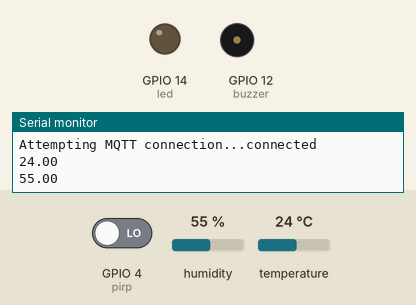
Bench run of a sketch on a simulated ESP8266 (NodeMCU). Shown: output pins drawn as LEDs (lit = HIGH), buzzer (waves = sounding, pin HIGH), the last lines printed to the serial monitor. The inputs (shaded band) are chosen by the test bench; at power-on: GPIO 4 (pirp) LOW, humidity 55 %, temperature 24 °C. WiFi joins after 1.5 s; servers stay silent unless stated; random numbers use the default seed unless the sketch sets one; no MQTT or app messages arrive unless stated.

Above: at 2.7 s.
2.8 s: GPIO 4 (pirp) driven HIGH
At 4.7 s:
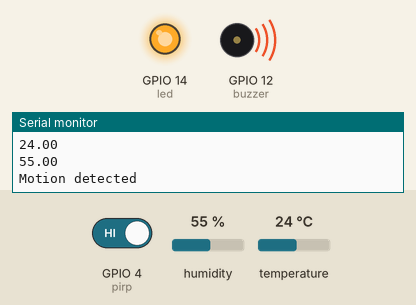
5.6 s: GPIO 4 (pirp) driven LOW
At 7.1 s:
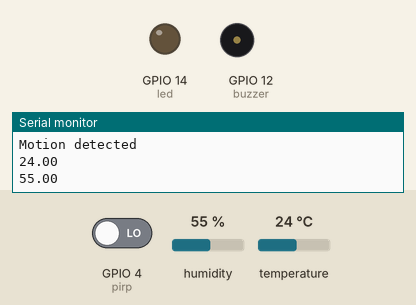
Timing chart, 0 to 8.6 s (numbered marks = the images above; inputs shaded):
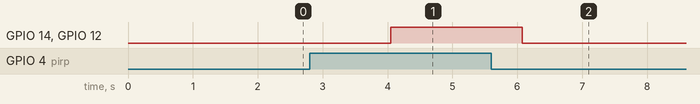

Measured:
- after the input at 2.8 s, GPIO 14 (led), GPIO 12 (buzzer): LOW → HIGH after 1.3 s
- after the input at 5.6 s, GPIO 14 (led), GPIO 12 (buzzer): HIGH → LOW after 0.48 s

The sketch:

node_sens_tx_test.ino
```cpp
#include <ESP8266WiFi.h>
#include <PubSubClient.h>
#include <String.h>
#include <dht.h>
dht DHT;

#define dhtp 5// dht11 pin - nodemcu 1
int pirp=4; // output of pir sensor- nodemcu 2
int led=14; // led pin
int buzzer=12;// buzzer pin

// Update these with values suitable for your network.
const char* ssid = "vamsi1";
const char* password = "12345678";
const char* mqtt_server = "192.168.0.50";

WiFiClient espClient;
PubSubClient client(espClient);
long lastMsg = 0;
char msg[50];
char msg2[50];
////////////////////////////////////////////////////////////////////////////////


void setup_wifi()

{

  delay(10);
  // We start by connecting to a WiFi network
  Serial.println();
  Serial.print("Connecting to ");
  Serial.println(ssid);

  WiFi.begin(ssid, password);

  while (WiFi.status() != WL_CONNECTED) {
    delay(500);
    Serial.print(".");
  }

  randomSeed(micros());

  Serial.println("");
  Serial.println("WiFi connected");
  Serial.println("IP address: ");
  Serial.println(WiFi.localIP());
}


//////////////////////////////////////////////////////////////////////////////////

void reconnect()
{
  // Loop until we're reconnected
  while (!client.connected()) {
    Serial.print("Attempting MQTT connection...");
    // Create a random client ID
    String clientId = "node1";
    clientId += String(random(0xffff), HEX);
    // Attempt to connect
    if (client.connect(clientId.c_str())) {
      Serial.println("connected");
      // Once connected, publish an announcement...
      client.publish("test2", "hello world");
      // ... and resubscribe
      client.subscribe("inTopic");
    } else {
      Serial.print("failed, rc=");
      Serial.print(client.state());
      Serial.println(" try again in 5 seconds");
      // Wait 5 seconds before retrying
      delay(5000);
    }
  }
}

///////////////////////////////////////////////////////////////////////////////////////////

void setup()
{
pinMode(pirp, INPUT);// setting pir output as arduino input
pinMode(led, OUTPUT);//setting led as output
pinMode(buzzer, OUTPUT);//setting buzzer as output
digitalWrite(led, LOW); // setting led to low
digitalWrite(buzzer, LOW); // setting buzzer to low

  Serial.begin(115200);
  setup_wifi();
  client.setServer(mqtt_server, 1883);
}

/////////////////////////////////////////////////////////////////////////////////////////////

void loop()
{

  if (!client.connected())
  {
    reconnect();
  }
  client.loop();

  long now = millis();
  if (now - lastMsg > 2000)
  {
    lastMsg = now;
    char msg3[]="Motion Detected";

    int chk = DHT.read11(dhtp);
    snprintf (msg, 75, "%.2f", DHT.temperature);//test1-temp
    Serial.println(msg);
    client.publish("test1", msg);

    snprintf (msg2, 75, "%.2f", DHT.humidity);
    Serial.println(msg2);
    client.publish("test2", msg2);//test2-humidity

    if(digitalRead(pirp) == HIGH) // reading the data from the pir sensor
    {
     digitalWrite(led, HIGH); // setting led to high
     digitalWrite(buzzer, HIGH); // setting buzzer to high
     Serial.println("Motion detected");
     client.publish("test3", msg3);//test3-intrusion
    }
    else {
     digitalWrite(led, LOW); // setting led to low
     digitalWrite(buzzer, LOW); // setting buzzer to low
    }
    delay(2000);
  }
}
```
